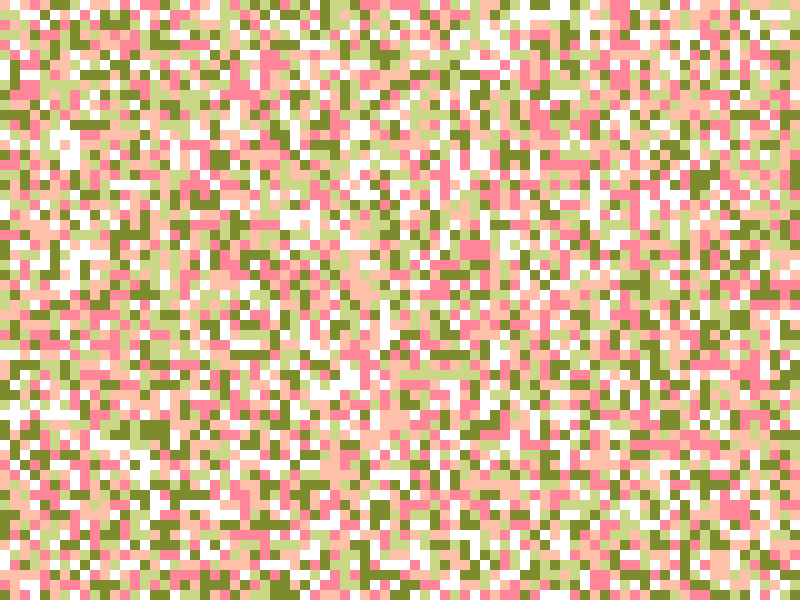
Frame 1 (no input)
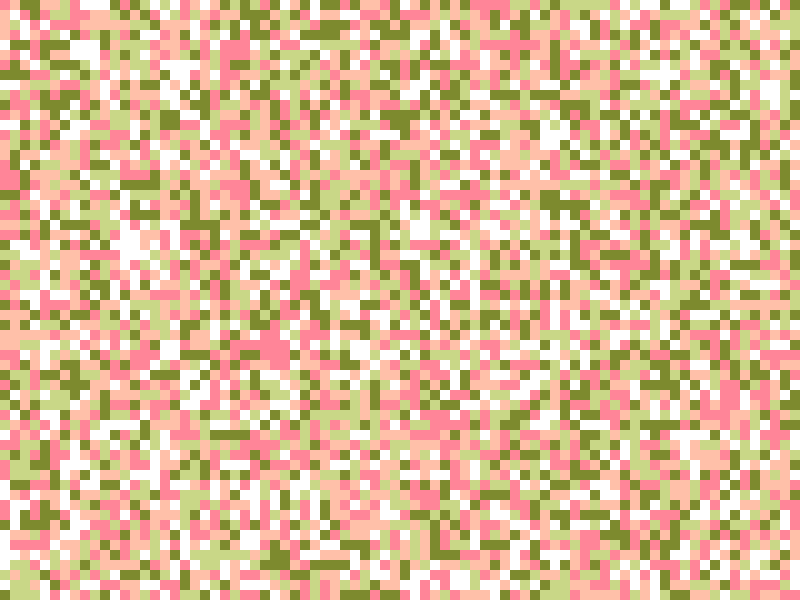
Frame 2 (the mouse pressed at the canvas centre, redrawn once)

The Processing sketch that drew these frames (run headless with seeded random() and noise(); the mouse was pressed at the canvas centre and the sketch redrawn once):

// Processing sketch: processing_148809
// ── processing_148809.pde

color[] colors = {#7D8A2E, #C9D787, #FFFFFF, #FFC0A9, #FF8598};
int theSize = 10;

void setup() {
  size(800, 600);
  noLoop();
}

void draw() {
  noStroke();
  for(int i=0; i<=80; i++) {
    for(int j=0; j<=60; j++) {
      int r = (int) random(5);
      fill(colors[r]);
      rect(i*theSize, j*theSize, theSize, theSize);
    }
  }
}
